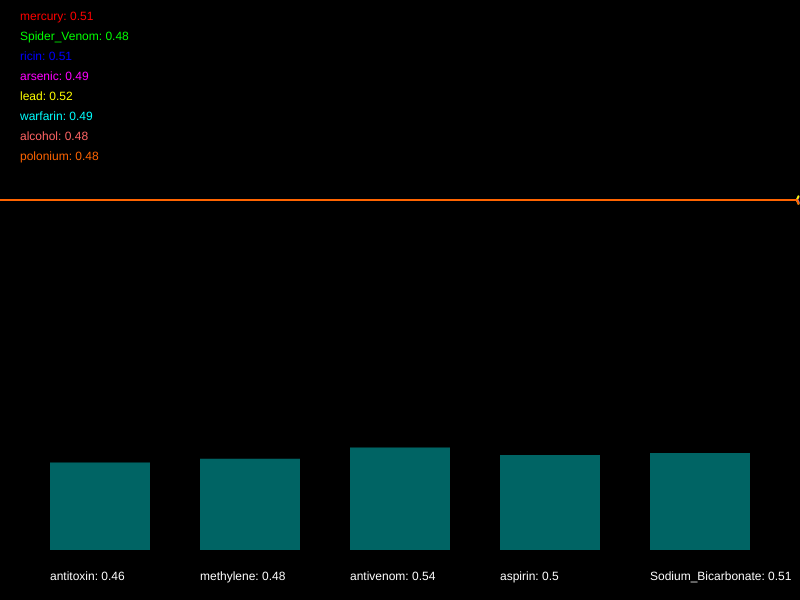
Frame 1 (no input)
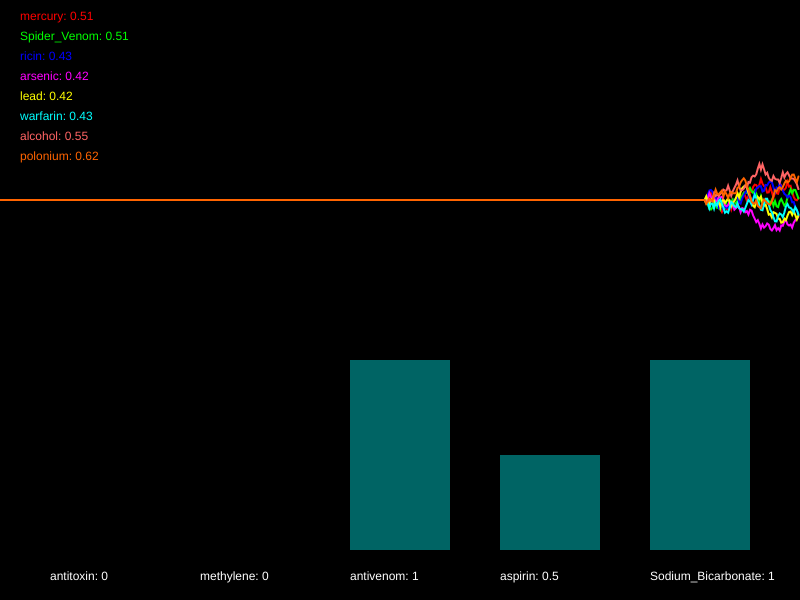
Frame 60 (no input)
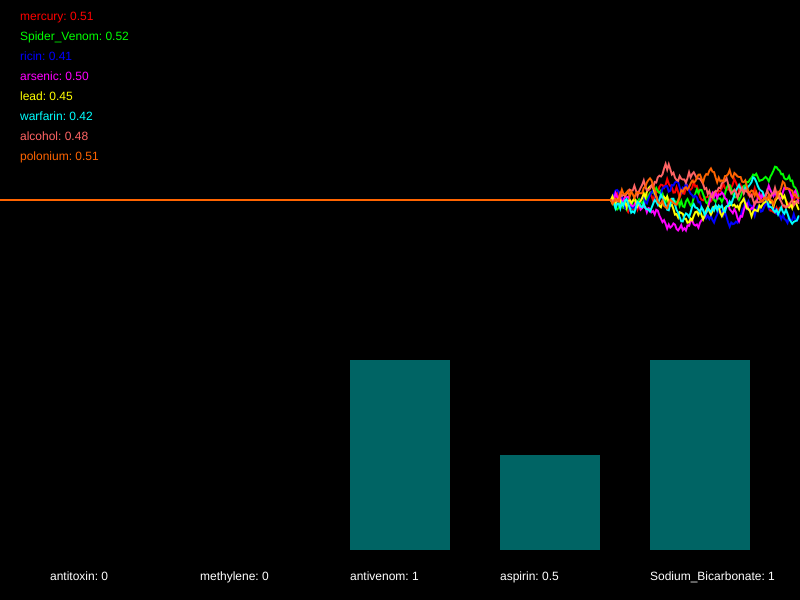
Frame 120 (the mouse pressed at the canvas centre since frame 60)

The p5.js sketch that drew these frames (run headless with seeded random() and noise() and a simulated clock; from frame 60 on, the mouse is pressed at the canvas centre):

// p5.js sketch
// ── sketch.js
/*

Officer: 1661810
CaseNum: 401-3-46797795-1661810

Case 401 - The Case of Norbert's Weiner Stand
Stage 4 - Mortal Cupcake

It seems that Norbert is getting desperate now. In what appears to be his final
stand he has set up his own cupcake shop. The laced cupcakes look delicious but
they are extremely dangerous. Just a brief whiff of one can induce a series of
deadly symptoms. This is Norbert’s most complex poison to date, so you’ll have
to work hard to produce a viable antidote.

You must develop the antidote by using conditional statements in the draw loop to
do the following.

	- When alcohol dips below 0.27, or on the other hand, mercury dips below 0.52 and warfarin dips below 0.75, try decreasing antitoxin by 0.04
	- If lead goes above 0.64, or on the other hand, Spider_Venom goes above 0.67 and arsenic dips below 0.74, raise antitoxin by 0.01
	- If either ricin dips below 0.61, Spider_Venom dips below 0.54, or perhaps lead goes above 0.47, decrement methylene by 0.02
	- If polonium dips below 0.45, or on the other hand, alcohol dips below 0.4 and mercury goes above 0.34, increase methylene by 0.05
	- When ricin goes above 0.58, polonium dips below 0.27, mercury goes above 0.6, and also lead dips below 0.32, decrement antivenom by 0.03
	- When either warfarin goes above 0.48, arsenic dips below 0.25, Spider_Venom goes above 0.28, or perhaps alcohol goes above 0.34, increase antivenom by 0.04
	- If lead goes above 0.68 or warfarin dips below 0.36, whilst at the same time, ricin dips below 0.56 and arsenic dips below 0.53, decrease aspirin by 0.02
	- When mercury dips below 0.38, whilst at the same time, polonium dips below 0.27 or Spider_Venom goes above 0.5, increase aspirin by 0.03
	- If lead dips below 0.71 and arsenic dips below 0.71, whilst at the same time, ricin dips below 0.3 or polonium goes above 0.61, decrease Sodium_Bicarbonate by 0.01
	- If either mercury goes above 0.26, alcohol goes above 0.41, or perhaps Spider_Venom dips below 0.72, increase Sodium_Bicarbonate by 0.01


Your conditional statements should:

consider the following poisons:

	- mercury
	- Spider_Venom
	- ricin
	- arsenic
	- lead
	- warfarin
	- alcohol
	- polonium


and modify the following antidotes:

	- antitoxin
	- methylene
	- antivenom
	- aspirin
	- Sodium_Bicarbonate


- There are many ways to complete this task but you should only use the
following commands:

	if(){}
	+=
	-=

*/

//Declare the poison variables
var mercury;
var Spider_Venom;
var ricin;
var arsenic;
var lead;
var warfarin;
var alcohol;
var polonium;


//Declare the antidote variables
var antitoxin;
var methylene;
var antivenom;
var aspirin;
var Sodium_Bicarbonate;


//This variable is used for drawing the graph
var graphs;


function setup()
{

	createCanvas(800,600);
	strokeWeight(2);

	//initialise the poisons and antidotes
	mercury = 0.5;
	Spider_Venom = 0.5;
	ricin = 0.5;
	arsenic = 0.5;
	lead = 0.5;
	warfarin = 0.5;
	alcohol = 0.5;
	polonium = 0.5;
	antitoxin = 0.5;
	methylene = 0.5;
	antivenom = 0.5;
	aspirin = 0.5;
	Sodium_Bicarbonate = 0.5;


	//fills the graph with empty values
	graphs = [];

	for(var i = 0; i < 8; i++)
	{
		graphs.push([]);
		for(var j = 0; j < 512; j++)
		{
			graphs[i].push(0.5);
		}
	}

}

function draw()
{

//Develop the antidote below
//Write conditional statements to change the amount of each substance ...
//  - When alcohol dips below 0.27, or on the other hand, mercury dips below 0.52 and warfarin dips below 0.75, try decreasing antitoxin by 0.04
    if(alcohol<0.27 || (mercury < 0.52 && warfarin<0.75)){
        antitoxin -= 0.04;
    }
//	- If lead goes above 0.64, or on the other hand, Spider_Venom goes above 0.67 and arsenic dips below 0.74, raise antitoxin by 0.01
    if(lead > 0.64 || (Spider_Venom > 0.67 && arsenic < 0.74)){
        antitoxin += 0.01;
    }
//	- If either ricin dips below 0.61, Spider_Venom dips below 0.54, or perhaps lead goes above 0.47, decrement methylene by 0.02
    if(ricin < 0.61 || Spider_Venom < 0.54 || lead > 0.47){
        methylene -= 0.02;
    }
//	- If polonium dips below 0.45, or on the other hand, alcohol dips below 0.4 and mercury goes above 0.34, increase methylene by 0.05
    if(polonium < 0.45 || (alcohol < 0.4 && mercury > 0.34)){
        methylene += 0.05;
    }
//	- When ricin goes above 0.58, polonium dips below 0.27, mercury goes above 0.6, and also lead dips below 0.32, decrement antivenom by 0.03
    if(ricin > 0.58 && polonium < 0.27 && mercury > 0.6 && lead < 0.32){
        antivenom -= 0.03;
    }
//	- When either warfarin goes above 0.48, arsenic dips below 0.25, Spider_Venom goes above 0.28, or perhaps alcohol goes above 0.34, increase antivenom by 0.04
    if(warfarin > 0.48 || arsenic < 0.25 || Spider_Venom > 0.28 || alcohol > 0.34){
        antivenom += 0.04;
    }
//	- If lead goes above 0.68 or warfarin dips below 0.36, whilst at the same time, ricin dips below 0.56 and arsenic dips below 0.53, decrease aspirin by 0.02
    if((lead > 0.69 || warfarin < 0.36) && (ricin < 0.56 && arsenic < 0.53)){
        aspirin -= 0.02;
    }
//	- When mercury dips below 0.38, whilst at the same time, polonium dips below 0.27 or Spider_Venom goes above 0.5, increase aspirin by 0.03
    if(mercury < 0.38 && (polonium < 0.27 || Spider_Venom > 0.5)){
        aspirin += 0.03;
    }
//	- If lead dips below 0.71 and arsenic dips below 0.71, whilst at the same time, ricin dips below 0.3 or polonium goes above 0.61, decrease Sodium_Bicarbonate by 0.01
    if((lead < 0.71 && arsenic < 0.71) && (ricin < 0.3 || polonium > 0.61)){
        Sodium_Bicarbonate -= 0.01;
    }
//	- If either mercury goes above 0.26, alcohol goes above 0.41, or perhaps Spider_Venom dips below 0.72, increase Sodium_Bicarbonate by 0.01
    if(mercury > 0.26 || alcohol > 0.41 || Spider_Venom < 0.72){
        Sodium_Bicarbonate += 0.01;
    }



	//////////////////////////////////////////////////////

	//the code below generates new values using random numbers

	/*
		For testing, you might want to temporarily comment out
		these lines and set the same variables to constant values
		instead.
	*/

	mercury = nextValue(graphs[0],mercury);
	Spider_Venom = nextValue(graphs[1],Spider_Venom);
	ricin = nextValue(graphs[2],ricin);
	arsenic = nextValue(graphs[3],arsenic);
	lead = nextValue(graphs[4],lead);
	warfarin = nextValue(graphs[5],warfarin);
	alcohol = nextValue(graphs[6],alcohol);
	polonium = nextValue(graphs[7],polonium);


	antitoxin = constrain(antitoxin, 0, 1);
	methylene = constrain(methylene, 0, 1);
	antivenom = constrain(antivenom, 0, 1);
	aspirin = constrain(aspirin, 0, 1);
	Sodium_Bicarbonate = constrain(Sodium_Bicarbonate, 0, 1);


	///////// DO NOT CHANGE THE CODE BELOW ///////////

	//drawing code

	// set background
	background(0);
	noFill();

	//draw the graphs for the vitals

	var colors = [
		color(255, 0, 0),
		color(0, 255, 0),
		color(0, 0, 255),
		color(255, 0, 255),
		color(255, 255, 0),
		color(0, 255, 255),
		color(255, 100, 100),
		color(255, 100, 0)
	];

	for(var i = 0; i < graphs.length; i++)
	{
		stroke(colors[i]);
		drawGraph(graphs[i]);
	}

	//draw the poisons as text
	noStroke();
	fill(colors[0]);
	text('mercury: ' + nf(mercury,1,2), 20,20);
	fill(colors[1]);
	text('Spider_Venom: ' + nf(Spider_Venom,1,2), 20,40);
	fill(colors[2]);
	text('ricin: ' + nf(ricin,1,2), 20,60);
	fill(colors[3]);
	text('arsenic: ' + nf(arsenic,1,2), 20,80);
	fill(colors[4]);
	text('lead: ' + nf(lead,1,2), 20,100);
	fill(colors[5]);
	text('warfarin: ' + nf(warfarin,1,2), 20,120);
	fill(colors[6]);
	text('alcohol: ' + nf(alcohol,1,2), 20,140);
	fill(colors[7]);
	text('polonium: ' + nf(polonium,1,2), 20,160);


	//draw the antidotes bar chart
	drawBar(antitoxin,50,'antitoxin');
	drawBar(methylene,200,'methylene');
	drawBar(antivenom,350,'antivenom');
	drawBar(aspirin,500,'aspirin');
	drawBar(Sodium_Bicarbonate,650,'Sodium_Bicarbonate');


}

function nextValue(graph, val)
{
	//gets the next value for a vital and puts it in an array for drawing
	var delta = random(-0.03,0.03);

	val += delta;
	if(val > 1 || val < 0)
	{
		delta *= -1;
		val += delta * 2;
	}

	graph.push(val)
	graph.shift();
	return val;
}

function drawGraph(graph)
{
	//draws an array as a graph
	beginShape();
	for(var i = 0; i < graph.length; i++)
	{
			vertex(width * i/512, height * 0.5 - graph[i]* height/3)
	}
	endShape();
}


function drawBar(val, x, name)
{
	//draws the bars for bar chart
    noStroke();
    fill(0,100,100);
	var mh = height * 0.4 - 50;
	rect(x,(height - 50) - val*mh, 100, val*mh);
    fill(255);
	text(name + ": " + val, x, height - 20);
}
